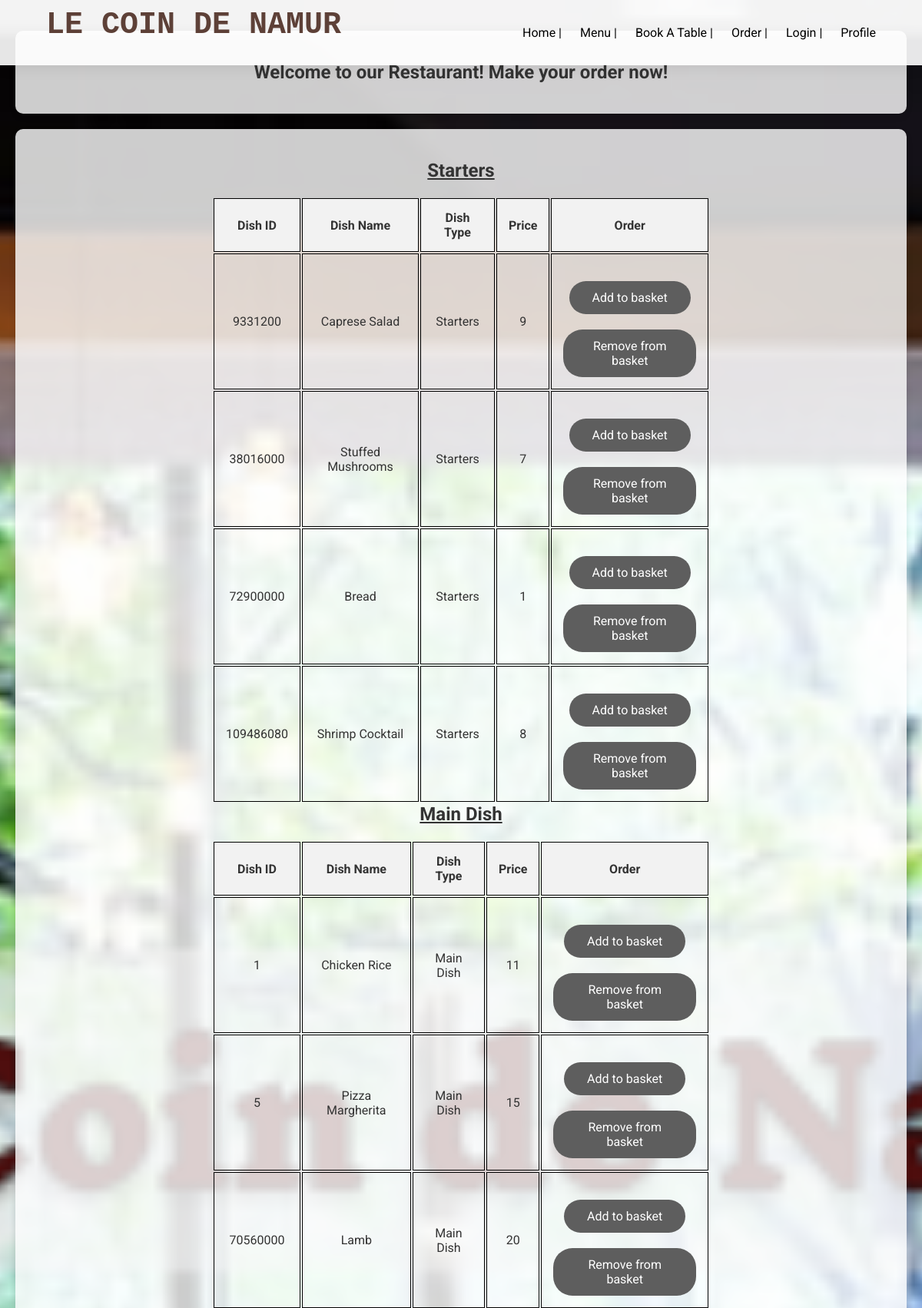
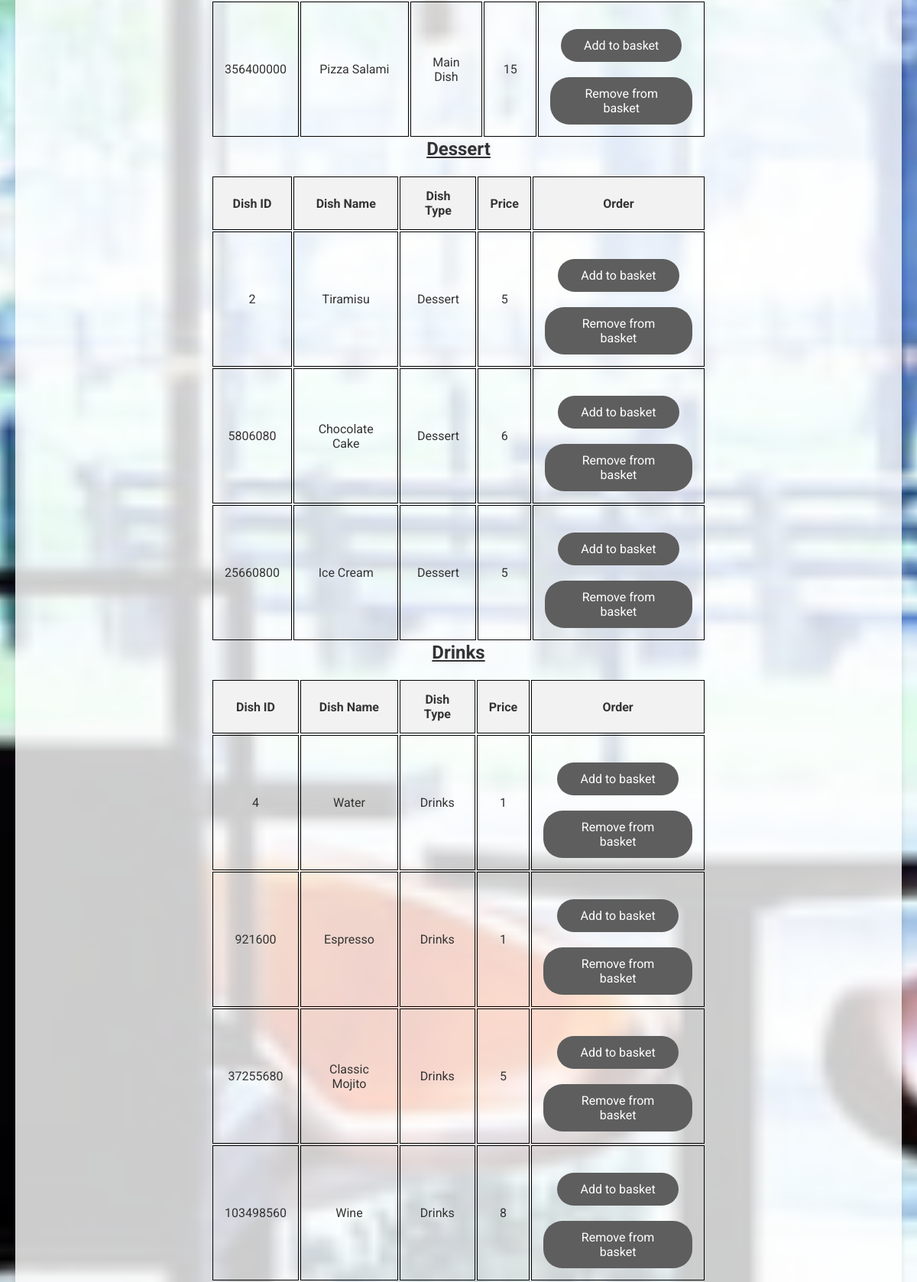
Page /orders/order (upper part) on the committed database (2 pictures, top to bottom).
### app_management/sql/sql_models.py (models this page shows)
class Dish(Base):
    __tablename__ = 'dishes'
    dishid: Mapped[int] = mapped_column(Integer(), primary_key= True, unique= True)
    dishname: Mapped[str] = mapped_column(String(72))
    dishtype: Mapped[str] = mapped_column(String(72))
    price: Mapped[int] = mapped_column(Integer)

### app_management/routes/orders_routes.py (the view)
@order_router.get('/order')
def ask_to_order(request: Request):
    menu = menu_services.get_menu()
    return templates.TemplateResponse(
        "/orders/order_page.html",
        context={'request': request, 'menu': menu}
    )

### templates/orders/order_page.html (shortened to what this page needs)
{% extends "empty_page.html" %}
{% from "my_macro.html" import show_menu_order %}
{% block content %}
<div class="bloc">
    <h2>Welcome to our Restaurant! Make your order now!</h2>
</div>
<div class="bloc">
    <div>
        <h3>Starters</h3>
        <table>
            <tr>
                <th>Dish ID</th>
                <th>Dish Name</th>
                <th>Dish Type</th>
                <th>Price</th>
                <th>Order</th>
            </tr>
            {% for dish in menu %}
                {% if dish.dishtype == "Starters"%}
                    {{ show_menu_order(dish.dishid, dish.dishname, dish.dishtype, dish.price) }}
                {% endif %}
            {% endfor %}
        </table>
    </div>
    <div>
        <h3>Main Dish</h3>
        <table>
            <tr>
                <th>Dish ID</th>
                <th>Dish Name</th>
                <th>Dish Type</th>
                <th>Price</th>
                <th>Order</th>
            </tr>
            {% for dish in menu %}
                {% if dish.dishtype == "Main Dish"%}
                    {{ show_menu_order(dish.dishid, dish.dishname, dish.dishtype, dish.price) }}
                {% endif %}
            {% endfor %}
        </table>
    </div>
    <div>
        <h3>Dessert</h3>
        <table>
            <tr>
                <th>Dish ID</th>
                <th>Dish Name</th>
                <th>Dish Type</th>
                <th>Price</th>
                <th>Order</th>
            </tr>
            {% for dish in menu %}
                {% if dish.dishtype == "Dessert"%}
                    {{ show_menu_order(dish.dishid, dish.dishname, dish.dishtype, dish.price) }}
                {% endif %}
            {% endfor %}
        </table>
    </div>
    <div>
        <h3>Drinks</h3>
        <table>
            <tr>
                <th>Dish ID</th>
                <th>Dish Name</th>
                <th>Dish Type</th>
                <th>Price</th>
                <th>Order</th>
            </tr>
            {% for dish in menu %}
                {% if dish.dishtype == "Drinks"%}
                    {{ show_menu_order(dish.dishid, dish.dishname, dish.dishtype, dish.price) }}
                {% endif %}
            {% endfor %}
        </table>
    </div>
</div>
{% endblock %}

### templates/my_macro.html (shortened to what this page needs)
{% macro show_menu_order(dishid, dishname, dishtype, price) %}
    <tr>
        <td>
            {{ dishid }}
        </td>
        <td>
            {{ dishname }}
        </td>
        <td>
            {{ dishtype }}
        </td>
        <td>
            {{ price }}
        </td>
        <td>
            <form action="/orders/add/basket" method="post">
                <button class="btn" type="submit">Add to basket</button>
            </form>
            <form action="/orders/remove/basket" method="post">
                <button class="btn" type="submit">Remove from basket</button>
            </form>
        </td>
    </tr>
{% endmacro %}

### static/style.css (style rules this page uses)
* { margin: 0; padding: 0; box-sizing: border-box; font-family: "Roboto", sans-serif; }
body { min-height: 100vh; background-image: url('/static/images/background.png'); background-size: cover; background-repeat: no-repeat; background-position: center; color: #333; display: flex; flex-direction: column; padding: 20px; }
.bloc { background-color: rgba(255, 255, 255, 0.8); border-radius: 10px; padding: 40px; margin-top: 20px; box-shadow: 0 4px 8px rgba(0, 0, 0, 0.1); width: 100%; text-align: center; }
h3 { font-size: 24px; margin-bottom: 20px; text-decoration: underline; }
.btn { background-color: #5e5e5e; color: #fff; padding: 12px 30px; border-radius: 25px; margin-top: 20px; display: inline-block; text-align: center; border: none; cursor: pointer; position: relative; transition: background-color 0.2s ease-out; font-size: 16px; }
.btn::after { content: ""; position: absolute; left: 0; bottom: -5px; width: 0; height: 2px; background-color: #f7a800; transition: width 0.2s ease-out; }
table { margin: 0 auto; width: 60%; }
th, td { padding: 15px; text-align: center; border: 1px solid black; }
th { background-color: #f2f2f2; }

### rows in the picture
Dish: dishid "9331200", dishname "Caprese Salad", dishtype "Starters", price "9"
Dish: dishid "38016000", dishname "Stuffed Mushrooms", dishtype "Starters", price "7"
Dish: dishid "72900000", dishname "Bread", dishtype "Starters", price "1"
Dish: dishid "109486080", dishname "Shrimp Cocktail", dishtype "Starters", price "8"
Dish: dishid "1", dishname "Chicken Rice", dishtype "Main Dish", price "11"
Dish: dishid "5", dishname "Pizza Margherita", dishtype "Main Dish", price "15"
Dish: dishid "70560000", dishname "Lamb", dishtype "Main Dish", price "20"
Dish: dishid "356400000", dishname "Pizza Salami", dishtype "Main Dish", price "15"
Dish: dishid "2", dishname "Tiramisu", dishtype "Dessert", price "5"
Dish: dishid "5806080", dishname "Chocolate Cake", dishtype "Dessert", price "6"
Dish: dishid "25660800", dishname "Ice Cream", dishtype "Dessert", price "5"
Dish: dishid "4", dishname "Water", dishtype "Drinks", price "1"
Dish: dishid "921600", dishname "Espresso", dishtype "Drinks", price "1"
Dish: dishid "37255680", dishname "Classic Mojito", dishtype "Drinks", price "5"
Dish: dishid "103498560", dishname "Wine", dishtype "Drinks", price "8"
